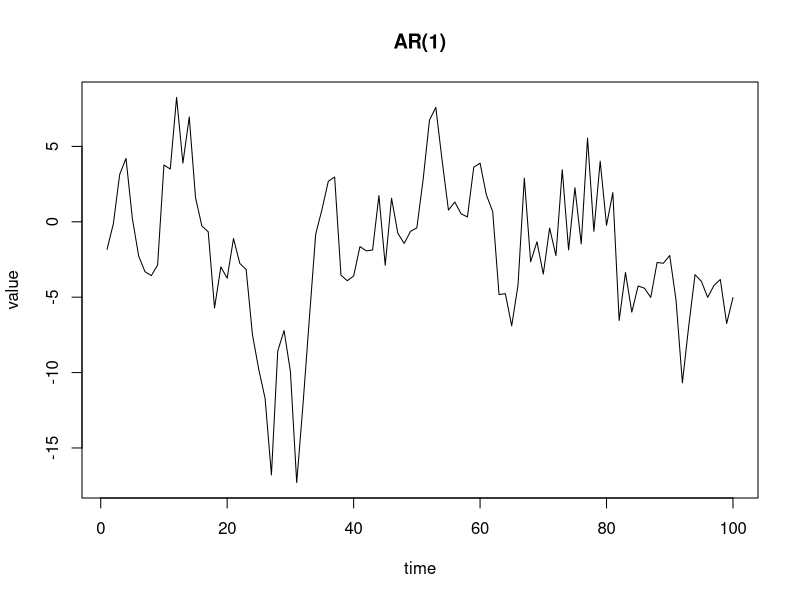
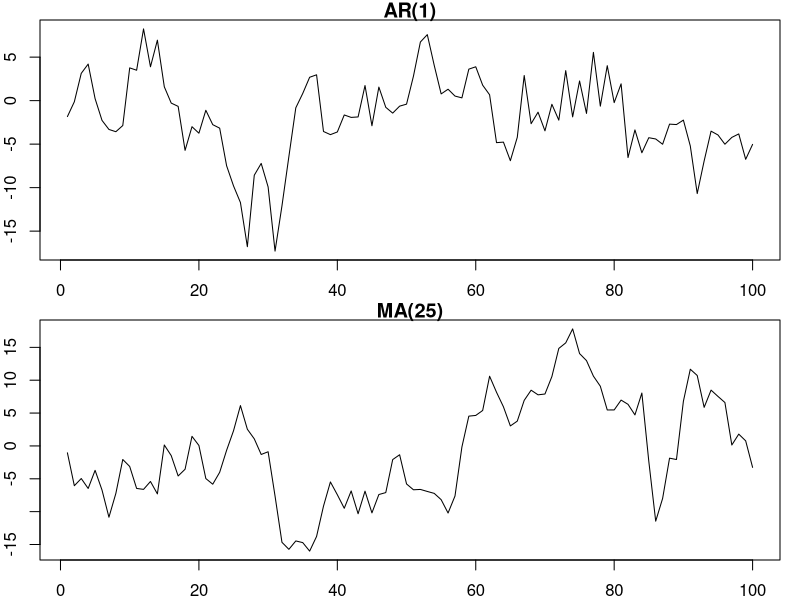
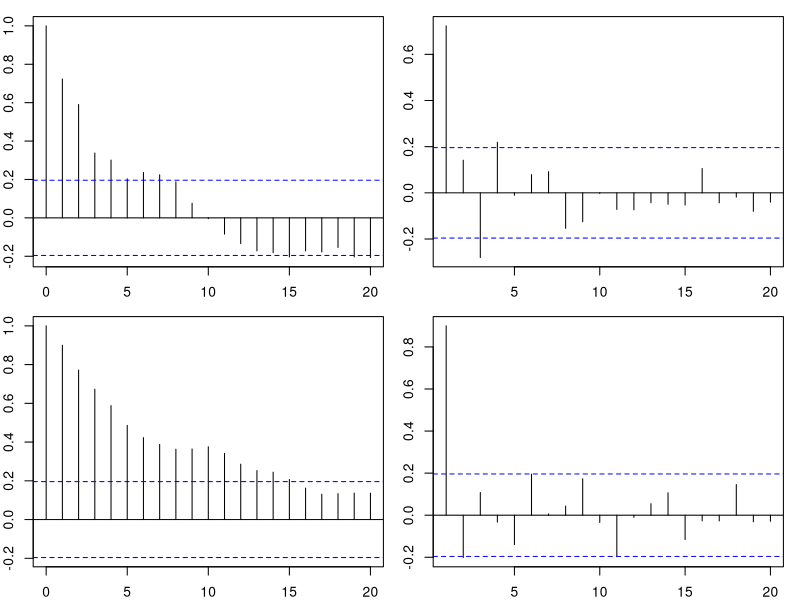
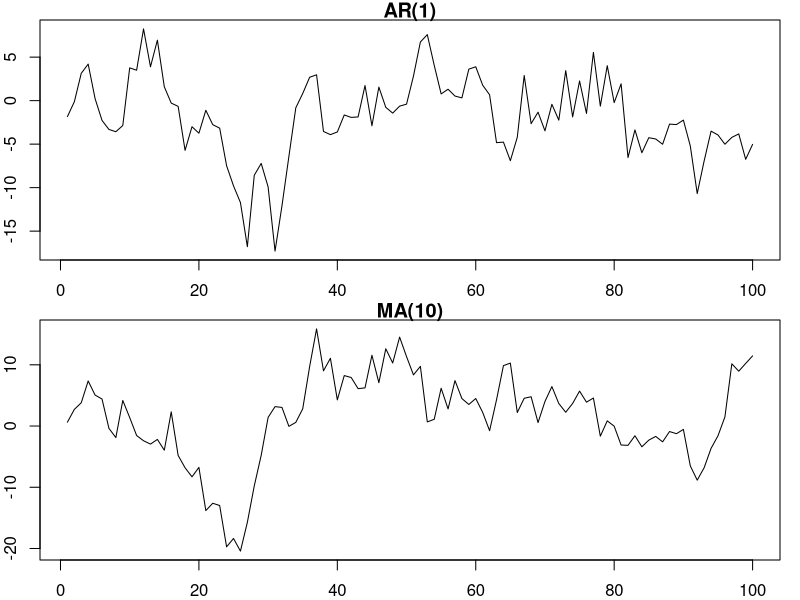
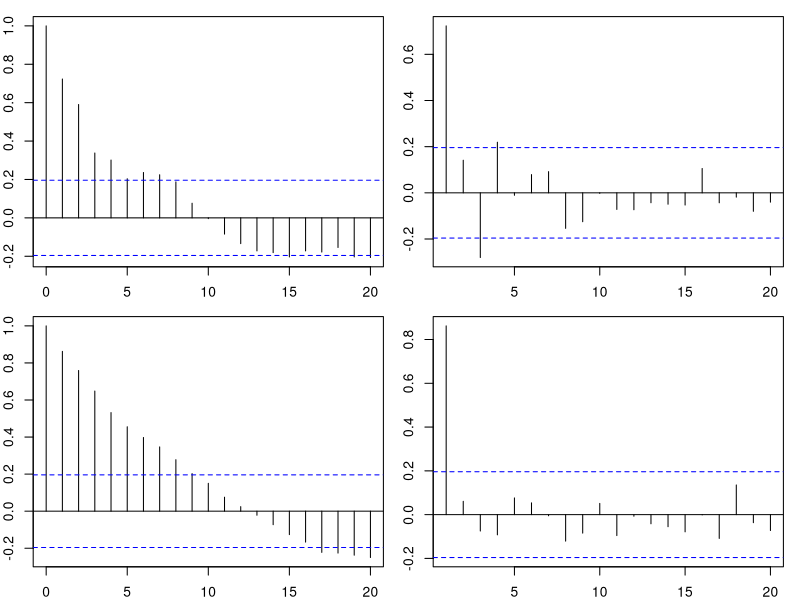
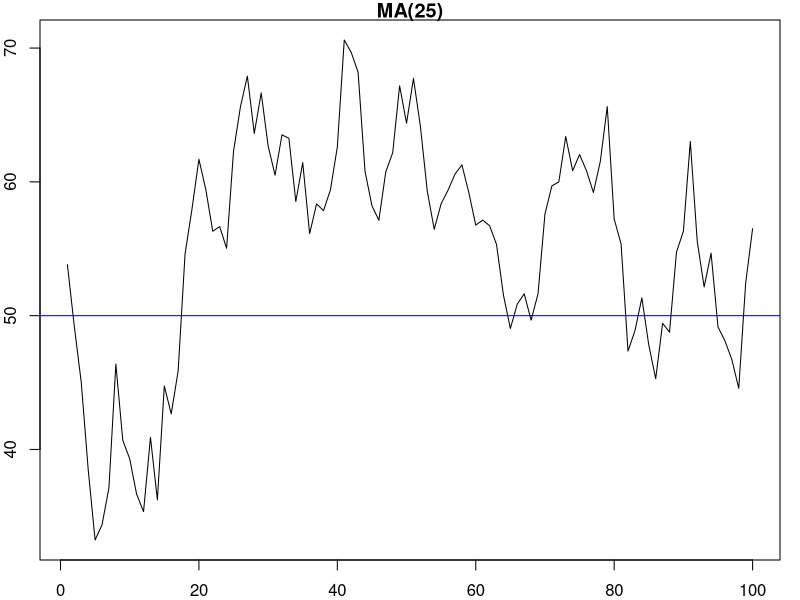
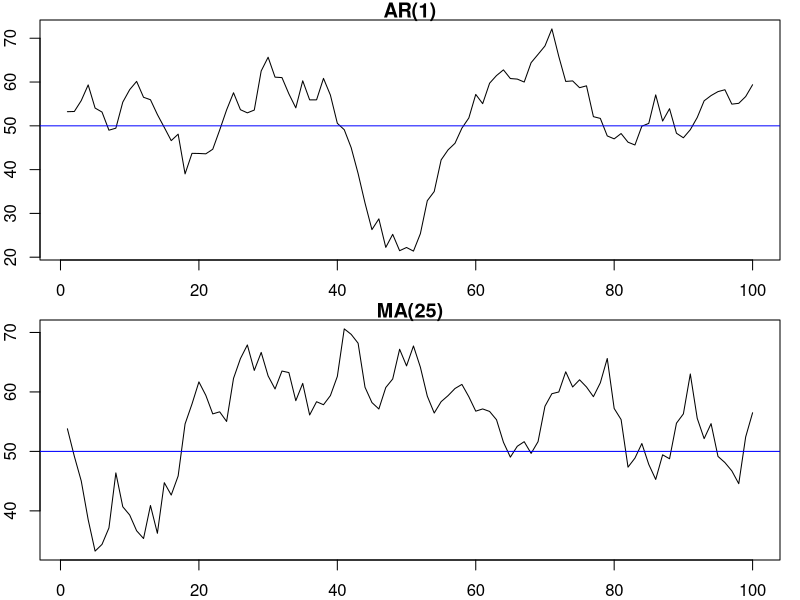
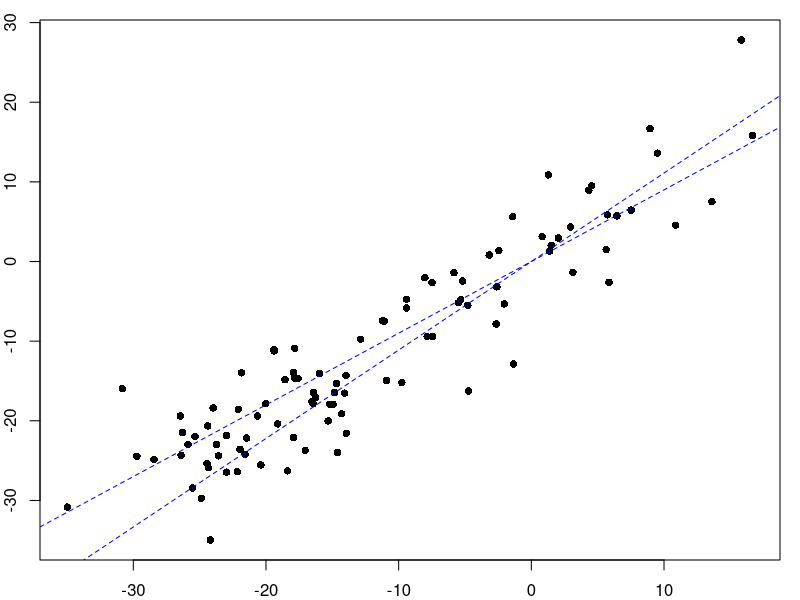

The R source for these figures, in order: (Note: this script raises an error after producing the figures.)
# =================================================================================
# STAT 5170: Applied Time Series
# Numerical examples for part A of learning unit 3
# =================================================================================
#
# =================================================================================
# Infinite-sum representations, truncated
# =================================================================================
#
# Infinite-sum representations of a time series are helpful mainly for theoretical purposes, e.g., to derive objects like the autocorrelation function. We will see, later in the course, a few practical uses for them. However, it can be worthwhile to explore them using simulation.

# We know, for example, that an AR(1) time series with autoregressive parameter phi1 had an infinite moving-average representation with coefficients psi_j = phi1^j. The following code simulates the AR(1) time series, and approximation to it using a truncated moving-average representation. Values for the white-noise standard deviation and autoregressive parameter are specfied as follows:

sigw <- 3.5
phi <- 0.9

# To produce the sample paths, we make use of the user-defined functions for simulating autoregressive and moving-average time series.  

ar.sim <- function(n, phi, sigw, x0=NA) {
	p <- length(phi)
	wn.samp <- rnorm(n=n, mean=0, sd=sigw)
	if (is.na(x0)) {
		pastx <- rep(x=0, times=p)
	} else {
		pastx <- c(x0, rep(x=0, times=p-length(x0)))
	}
	ar.samp <- numeric(length=n)
	for (t in 1:n) {
		ar.samp[t] <- sum(phi*pastx) + wn.samp[t]
		pastx <- c(ar.samp[t], pastx[1:p-1])
	}
	ar.ts <- ts(ar.samp)
	return(ar.ts)
}

ma.sim <- function(n, theta, sigw, w0=NA) {
	q <- length(theta)
	wn.samp <- rnorm(n=n, mean=0, sd=sigw)
	if (is.na(w0)) {
		pastw <- rep(x=0, times=q)
	} else {
		pastw <- c(w0, rep(x=0, times=q-length(w0)))
	}
	ma.samp <- numeric(length=n)
	for (t in 1:n) {
		ma.samp[t] <- sum(theta*pastw) + wn.samp[t]
		pastw <- c(wn.samp[t], pastw[1:q-1])
	}
	ma.ts <- ts(ma.samp)
	return(ma.ts)
}

# ---------------------------------------------------------------------------------
# Sample paths
# ---------------------------------------------------------------------------------

# A sample path from the AR(1) time series is simulated as follows

n <- 100
ar.ts <- ar.sim(n=n, phi=phi, sigw=sigw)
ts.plot(ar.ts, xlab="time", ylab="value", main=paste("AR(", length(phi), ")", sep=""))

# The moving-average version of the time series is simulated using just the first q=25 parameters of the infinite-sum representation. Shown next to each other, the two time series are seen to exhibit similar patterns.

q <- 25
theta <- phi^(1:q)
ma.ts <- ma.sim(n=n, theta=theta, sigw=sigw)

par(mfrow = c(2, 1))
par(mar=c(2.00, 2.00, 1.00, 1.00)) #bottom, left, top, and right
ts.plot(ar.ts, xlab="time", ylab="value", main=paste("AR(", length(phi), ")", sep=""))
ts.plot(ma.ts, xlab="time", ylab="value", main=paste("MA(", length(theta), ")", sep=""))
par(mfrow = c(1, 1))

# Moreover, the sample ACFs and PACFs of the two time series are similar, though not exactly the same.

par(mfrow = c(2, 2))
par(mar=c(2.00, 2.00, 1.00, 1.00)) #bottom, left, top, and right
acf(ar.ts)
pacf(ar.ts)
acf(ma.ts)
pacf(ma.ts)
par(mfrow = c(1, 1))

# The differences are partly due to simulation variability, and partly due to innacuracy of the approximation.

# In the infinite moving-average representation the moving-average parameters decrease exponentally to zero. We see in the truncated moving-average representation that the moving-average parameters come close to zero, but even with as many as q=25 values calculated, the last parameter is still noticeably different from zero.

theta

# If q is much smaller then distinctions between the two simulaed time-series become more apparent.

q <- 10
theta <- phi^(1:q)
ma.ts <- ma.sim(n=n, theta=theta, sigw=sigw)

# The distinctions are not easy to see in the sample paths...

par(mfrow = c(2, 1))
par(mar=c(2.00, 2.00, 1.00, 1.00)) #bottom, left, top, and right
ts.plot(ar.ts, xlab="", ylab="value", main=paste("AR(", length(phi), ")", sep=""))
ts.plot(ma.ts, xlab="", ylab="value", main=paste("MA(", length(theta), ")", sep=""))
par(mfrow = c(1, 1))

# ... but they are clear in the sample ACFs and PACFs.

par(mfrow = c(2, 2))
par(mar=c(2.00, 2.00, 1.00, 1.00)) #bottom, left, top, and right
acf(ar.ts)
pacf(ar.ts)
acf(ma.ts)
pacf(ma.ts)
par(mfrow = c(1, 1))

# ---------------------------------------------------------------------------------
# Non-zero mean time series
# ---------------------------------------------------------------------------------

# The following is an exploration of the AR(1) time series with a non-zero mean value specified as follows.

mu <- 50

# When approximating the AR(1) time series with a truncated moving-average representation, it is straightforward to incorporate the non-zero mean value into simulation. This is demonstrated in the following code (which extracts from the previous user-defined functions).

n <- 100
q <- 25
theta <- phi^(1:q)
wn.samp <- rnorm(n=n, mean=0, sd=sigw)
pastw <- rep(x=0, times=q)
ma.samp <- numeric(length=n)
for (t in 1:n) {
	ma.samp[t] <- mu + sum(theta*pastw) + wn.samp[t]
	pastw <- c(wn.samp[t], pastw[1:q-1])
}
ma.ts <- ts(ma.samp)
ts.plot(ma.ts, xlab="", ylab="value", main=paste("MA(", length(theta), ")", sep=""))
abline(h=mu, lty=1, lwd=1, col="blue")

# Some nuance is requried to incorporate a non-zero mean into a direct simulation of the AR(1) time series. This is demonstrated as follows.

alpha <- (1-sum(phi))*mu
p <- length(phi)
wn.samp <- rnorm(n=n, mean=0, sd=sigw)
pastx <- rep(x=mu, times=p)
ar.samp <- numeric(length=n)
for (t in 1:n) {
	ar.samp[t] <- alpha + sum(phi*pastx) + wn.samp[t]
	pastx <- c(ar.samp[t], pastx[1:p-1])
}
ar.ts <- ts(ar.samp)

par(mfrow = c(2, 1))
par(mar=c(2.00, 2.00, 1.00, 1.00)) #bottom, left, top, and right
ts.plot(ar.ts, xlab="", ylab="value", main=paste("AR(", length(phi), ")", sep=""))
abline(h=mu, lty=1, lwd=1, col="blue")
ts.plot(ma.ts, xlab="", ylab="value", main=paste("MA(", length(theta), ")", sep=""))
abline(h=mu, lty=1, lwd=1, col="blue")
par(mfrow = c(1, 1))

# =================================================================================
# ACF of a AR(p) time series
# =================================================================================

# In this example, we work with the difference equations that determine the ACF of an autoregressive time series.

# Supppse the time series is AR(p) with p=3 and autoregressive parameters phi1, phi2, and phi3 specified as follows.

p <- 3
phi1 <- 0.6
phi2 <- 0.25
phi3 <- -0.15

# Suppose further than the white-noise standard deviation, sigw, is specified as follows.

sigw <- 5

# ---------------------------------------------------------------------------------
# Initial ACF values
# ---------------------------------------------------------------------------------

# It is convenient to solve for the initial values by setting up the a matrix equation. 

# The difference equations to be solved are
#
# rho(0) = 1
# rho(1) = phi1*rho(0) + phi2*rho(1) + phi3*rho(2)
# rho(2) = phi1*rho(1) + phi2*rho(0) + phi3*rho(1)
#
# A suitable rearrangement that suggests a matrix formula is
#
# rho(0) = 1
# phi1*rho(0) - (1-phi2)*rho(1) + phi3*rho(2) = 0
# phi2*rho(0) + (phi1+phi3)*rho(1) - rho(2) = 0
#
# The matrix version of the equation is
#
# phi.mat %*% rho.vect = c.vect
#
# for the p x p matrix phi.mat and p x 1 vectors rho.vect and c.vect set up as follows.

phi.mat <- matrix(data=0, nrow=p, ncol=p)
phi.mat[1,1] <- 1
phi.mat[2,1] <- phi1
phi.mat[2,2] <- -(1-phi2)
phi.mat[2,3] <- phi3
phi.mat[3,1] <- phi2
phi.mat[3,2] <- phi1+phi3
phi.mat[3,3] <- -1
phi.mat

c.vect <- matrix(data=0, nrow=p, ncol=1)
c.vect[1,1] <- 1
c.vect

# The solution is 
#
# rho.vect = phi.inv %*% c.vect
#
# where phi.inv is the matrix inverse of phi.mat. This is calculated as follows.

phi.inv <- solve(phi.mat)
rho.vect <- phi.inv %*% c.vect
rho.vect

# Reading the entries of rho.vect, we see that
#
# rho(0) = 1
# rho(1) = 0.69
# rho(2) = 0.56

# ---------------------------------------------------------------------------------
# Additional ACF values
# ---------------------------------------------------------------------------------

# Once the inital ACF values are available, additional values are then calculated recursively from the difference equation
#
# rho(h) = phi1*rho(h-1) + phi2*rho(h-2) + phi3*rho(h-3)
#

max.lag <-9
phi <- c(phi1, phi2, phi3)
acf.seq <- c(as.numeric(rho.vect), rep(x=0, times=max.lag-p))
for (lag in p:max.lag) {
	acf.seq[lag+1] <- sum(phi*acf.seq[seq(from=lag, to=lag-p+1, by=-1)])
}
acf.seq

# We can check these values by simulating the time series and calculating the sample ACF.

ar.ts <- ar.sim(n=10000, phi=phi, sigw=sigw)
acf.chk <- acf(ar.ts, plot=FALSE)
cbind(acf.seq, acf.chk$acf[1:(max.lag+1)])

# ---------------------------------------------------------------------------------
# Variance
# ---------------------------------------------------------------------------------

# The variance of an xt value in the time series is given by the equation
#
# gamma(0) = sigw^2 / (1 - phi1*rho(1) - phi2*rho(2) - phi3*rho(3))
#

# This is calclated as follows

phi <- c(phi1, phi2, phi3)
rho <- as.numeric(acf.seq[2:(p+1)])
gamma0 <- sigw^2 / (1 - sum(phi*rho))
gamma0

# Compare the white-noise standard deviation with the standard deviation of an xt value:

sigw
sqrt(gamma0)

# We can check these values from the previously simulated sample path.

sd(ar.ts)

# =================================================================================
# Partial autocorrelation
# =================================================================================

# This next portion of the example explores some of the concepts and computational steps associated with partial autocorrelation.  

# ---------------------------------------------------------------------------------
# Regression framework
# ---------------------------------------------------------------------------------

# Partial autocorrelation concepts share some similarities with those of linear regression. Consider an AR(1) time series with parameters specified as follows.

sigw <- 5.2
phi <- 0.9

# The following code simualtes a sample path of this series.

n <- 100
ar.ts <- ar.sim(n=n, phi=phi, sigw=sigw)

# The following code generates a scatterplot of current time series values plotted against those at one time-point before (starting at time t=2).

plot(ar.ts[1:(n-1)], ar.ts[2:n], type="p", pch=16, cex=1, col="black", xlab="previous", ylab="current", main="")
abline(a=0, b=phi, lty=2, lwd=1, col="blue")
abline(a=0, b=1/phi, lty=2, lwd=1, col="blue")

# Two reference lines are drawn in the scatterplot, one with slope phi and the other with slope 1/phi to reflect that predictions in the partial autocorrelation computation go in both time directions.

# Next, let us pick a time-series value, x(t), and calculate the relevant fitted values for the lag-2 partial autocorrelation using the formulas
# 
# x-hat(t+2) = phi*x(t+1)
# x-hat(t) = phi*x(t+1)

t <- sample.int(n=n-2, size=1)
xhat2 <- phi*ar.ts[t+1]
xhat0 <- phi*ar.ts[t+1]

# Note that the two fitted value have exactly the same formula in this case. I have given them separate names to remind us that the two formulas would be different in more complex case.

# The following code produces a plot that illustrate the fitted value calculations. The plots zoom in to the region around the relevant values.

vmax <- max(ar.ts[t:(t+2)], xhat2, xhat0)
vmin <- min(ar.ts[t:(t+2)], xhat2, xhat0)
vrng <- vmax - vmin
vlim <- c(vmin-0.1*vrng, vmax+0.1*vrng)
plot(0, 0, type="l", lty=1, lwd=1, xlim=vlim, ylim=vlim, col="white", xlab="previous", ylab="current", main="")
points(ar.ts[1:(n-1)], ar.ts[2:n], pch=16, cex=1)
points(ar.ts[t+1], ar.ts[t+2], pch=16, cex=1, col="black")	
points(ar.ts[t+1], xhat2, pch=16, cex=1, col="blue")
lines(ar.ts[t+1]*c(1,1), c(ar.ts[t+2], xhat2), lty=1, lwd=1, col="blue")
abline(a=0, b=phi, lty=2, lwd=1, col="blue")
points(ar.ts[t], ar.ts[t+1], pch=16, cex=1, col="black")	
points(xhat0, ar.ts[t+1], pch=16, cex=1, col="blue")	
lines(c(ar.ts[t], xhat0), ar.ts[t+1]*c(1,1), lty=1, lwd=1, col="blue")
abline(a=0, b=1/phi, lty=2, lwd=1, col="blue")

# The vertical line connects the values x(t+2) and x-hat(t+2), relative to the prediction formula x-hat(t+2)=phi*x(t+1). The horizontal line connects the values x(t) and x-hat(t), relative to the prediction formula x-hat(t)=phi*x(t+1). To reflect that, in this plot, current values are on the vertical axis and previous values are on the horizontal axis, the latter prediction formula is depiceted as x(t+1)=(1/phi)*x-hat(t)

# ---------------------------------------------------------------------------------
# Calculation in AR(p) models
# ---------------------------------------------------------------------------------

# Partial autocorrelations may be efficiently calculated using the Durbin-Levinson algorithm, but to do so requires that we know the ACF of the time series. The sample PACF would be calculated from the sample ACF, which is a statistic that is easily calcuated from time-series data. To calculate the PACF of a time series model, we must first work out the model's theoretical ACF.

# We will need the user-defined function for implementing the Durbin-Levinson algorithm.

durbin.levinson.calc <- function(n, acf.seq) {
	phi.mat <- matrix(data=0, nrow=n, ncol=n)
	phi.mat[1,1] <- acf.seq[2]
	for (n0 in 2:n) {
		sum1 <- sum(phi.mat[n0-1, 1:(n0-1)]*acf.seq[seq(from=n0, to=2, by=-1)])
		sum2 <- sum(phi.mat[n0-1, 1:(n0-1)]*acf.seq[seq(from=2, to=n0, by=1)])
		phi.mat[n0, n0] <- (acf.seq[n0+1] - sum1) / (1- sum2)
		for (k in 1:(n0-1)) {
			phi.mat[n0, k] <- phi.mat[n0-1, k] - phi.mat[n0, n0]*phi.mat[n0-1, n0-k]
		}
	}
	result <- list(coeff=phi.mat[n,], pacf=diag(phi.mat), matrix=phi.mat)
	return(result)
}

# Let us consider the AR(3) time-series model that we worked with earlier. Its paramaters are

p <- 2
phi1 <- 1.41
phi2 <- -0.5
phi3 <- -0.15
sigw <- 8

# Borrowing code from before, the ACF of this time-series model is calculated as follows

phi.mat <- matrix(data=0, nrow=p, ncol=p)
phi.mat[1,1] <- 1
phi.mat[2,1] <- phi1
phi.mat[2,2] <- -(1-phi2)
phi.mat[2,3] <- phi3
phi.mat[3,1] <- phi2
phi.mat[3,2] <- phi1+phi3
phi.mat[3,3] <- -1

c.vect <- matrix(data=0, nrow=p, ncol=1)
c.vect[1,1] <- 1

phi.inv <- solve(phi.mat)
rho.vect <- phi.inv %*% c.vect

max.lag <-2
phi <- c(phi1, phi2)
acf.seq <- c(as.numeric(rho.vect), rep(x=0, times=max.lag-p))
for (lag in p:max.lag) {
	acf.seq[lag+1] <- sum(phi*acf.seq[seq(from=lag, to=lag-p+1, by=-1)])
}
acf.seq

# The PACF values are calculated by the code below

max.lag <- 3
result <- durbin.levinson.calc(n=max.lag, acf.seq)
round(result$pacf, digits=5)

# As we have done before, we can check these values by simulation. This time we calculate the sample PACF of a simulated time series.

ar.ts <- ar.sim(n=10000, phi=phi, sigw=sigw)
pacf.chk <- pacf(ar.ts, plot=FALSE)
round(cbind(result$pacf, pacf.chk$acf[1:max.lag,,]), digits=4)

# Observe that the PACF at lag h=3 is exactly phi3. This is reflects a general property that will be explored in other materials of this unit.

# =================================================================================
# Non-identifiability of moving-average time series
# =================================================================================

# We have learned that moving-average time-series models can be non-identifyable in the sense that two distinct sets of parameters can define time series with the same probabilistic properties. For example the MA(1) model with parameters

sigw.A <- 1
theta.A <- 5

# is probabilistically identical to the MA(1) model with parameters

sigw.B <- 5
theta.B <- 1/5

# We can explore this concept using simulation. The following code simulates time seriesfrom each of the distinct settings above, and generates plots of the sample paths.

n <- 100
ma.ts.A <- ma.sim(n=n, theta=theta.A, sigw=sigw.A)
ma.ts.B <- ma.sim(n=n, theta=theta.B, sigw=sigw.B)

par(mfrow = c(2, 1))
par(mar=c(2.00, 2.00, 1.00, 1.00)) #bottom, left, top, and right
ts.plot(ma.ts.A, xlab="time", ylab="value", main=paste("MA(", length(theta.A), ") series A", sep=""))
ts.plot(ma.ts.B, xlab="time", ylab="value", main=paste("MA(", length(theta.B), ") series B", sep=""))
par(mfrow = c(1, 1))

# The patterns in these two sample paths look roughly the same. The same is observed in the corresponding sample standard deviations...

sd(ma.ts.A)
sd(ma.ts.B)

# ... and (apart from sampling variability) in the ACFs and PACFs.

par(mfrow = c(2, 2))
par(mar=c(2.00, 2.00, 1.00, 1.00)) #bottom, left, top, and right
acf(ma.ts.A)
pacf(ma.ts.A)
acf(ma.ts.B)
pacf(ma.ts.B)
par(mfrow = c(1, 1))

